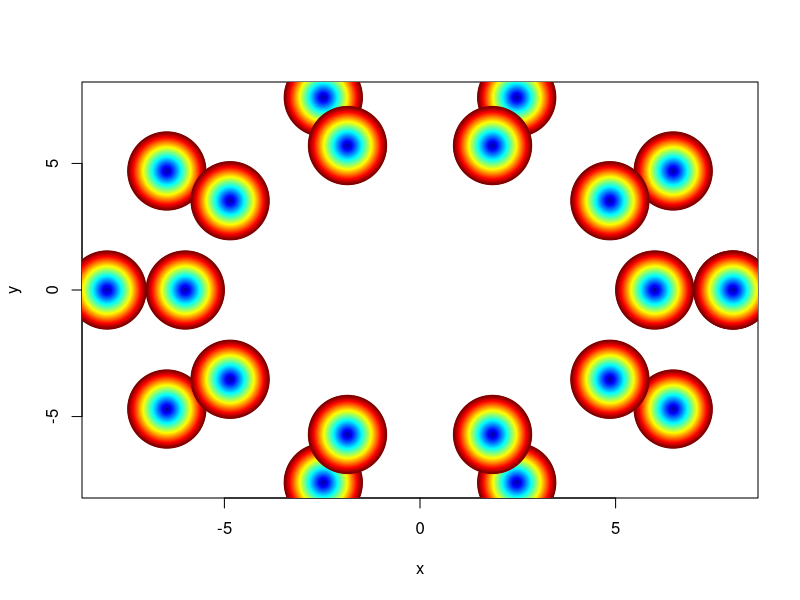

Source code (R):
n = 10
r = 8
x = r * cos(seq(0, n-1) * 2*pi/n)
y = r * sin(seq(0, n-1) * 2*pi/n)
plot(x, y)
library(shape)
filledcircle(r2=0, mid = c(x[1], y[1]))
for(id in seq(n)) {
  filledcircle(r2=0, mid = c(x[id], y[id]))
}

r = r-2
x = r * cos(seq(0, n-1) * 2*pi/n)
y = r * sin(seq(0, n-1) * 2*pi/n)
for(id in seq(n)) {
  filledcircle(r2=0, mid = c(x[id], y[id]))
}
